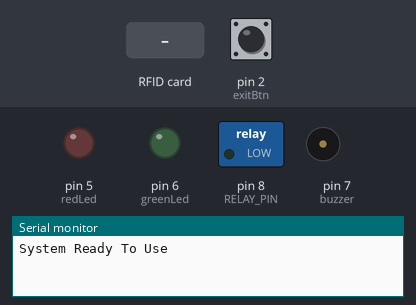
This sketch was run on a simulated Arduino Uno, built with avr-gcc and run on an emulated ATmega328P. Parts: switched loads named in the sketch (green lamp = pin HIGH), output pins drawn as LEDs (lit = HIGH), buzzer (waves = sounding, pin HIGH), the last lines printed to the serial monitor. The inputs (shaded band) are chosen by the test bench; at power-on: pin 2 (exitBtn) HIGH. Pins used as bus, display or sensor lines are not drawn.

Above: at 1.7 s.
1.8 s: pin 2 (exitBtn) pulled LOW for 0.3 s
At 2.8 s:
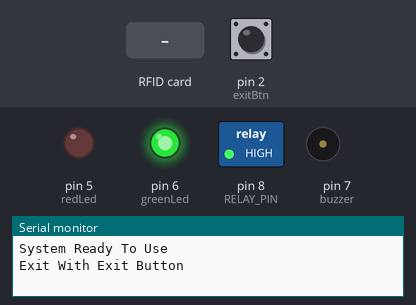
5.1 s: RFID card 5E 7A 19 C4 held to the reader
At 6.3 s:
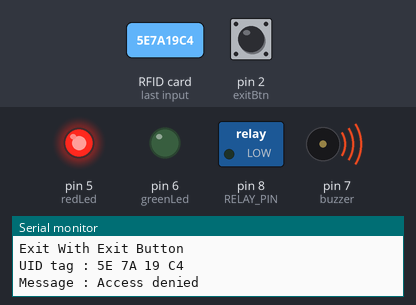
8.1 s: RFID card 42 85 0B 24 held to the reader
At 8.41 s:
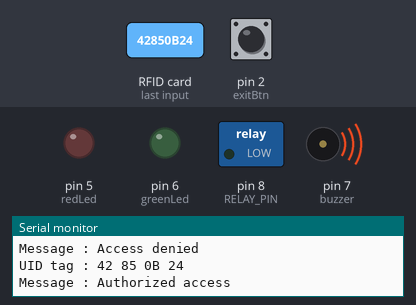
11.1 s: RFID card 81 69 B8 89 held to the reader
At 13.5 s:
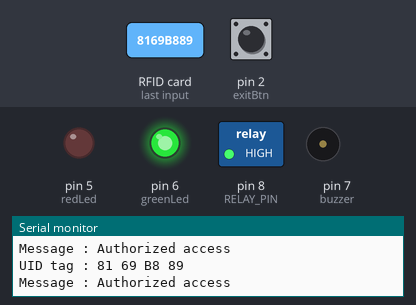
14.1 s: pin 2 (exitBtn) pulled LOW for 3.2 s
At 21.7 s:
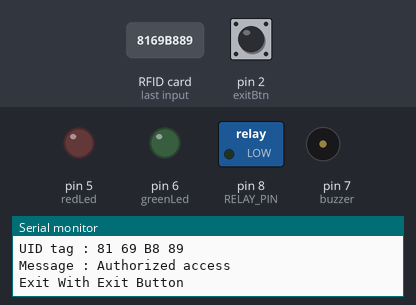
Timing chart, 0 to 22.2 s (numbered marks = the images above; inputs shaded):
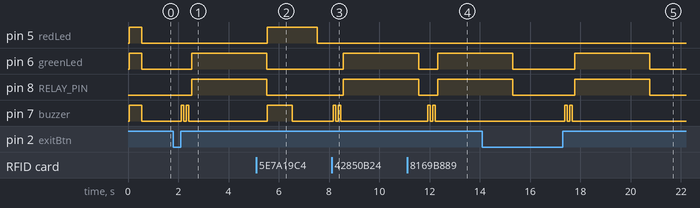

Measured:
- after the input at 1.8 s, pin 6 (greenLed), pin 8 (RELAY_PIN): LOW → HIGH after 0.73 s; pin 7 (buzzer): alternates HIGH for 0.10 s and LOW for 0.10 s, 4 changes in all, then stays LOW, starting after 0.33 s
- after the input at 5.1 s, pin 5 (redLed): LOW → HIGH after 0.43 s, → LOW 2.0 s later; pin 7 (buzzer): LOW → HIGH after 0.43 s, → LOW 1.0 s later
- after the input at 8.1 s, pin 6 (greenLed), pin 8 (RELAY_PIN): LOW → HIGH after 0.46 s; pin 7 (buzzer): alternates HIGH for 0.10 s and LOW for 0.10 s, 4 changes in all, then stays LOW, starting after 0.06 s
- after the input at 11.1 s, pin 7 (buzzer): alternates HIGH for 0.10 s and LOW for 0.10 s, 4 changes in all, then stays LOW, starting after 0.82 s
- after the input at 14.1 s, pin 7 (buzzer): alternates HIGH for 0.10 s and LOW for 0.10 s, 4 changes in all, then stays LOW, starting after 3.3 s

The sketch:

arduino_rfid_doorlock_access.ino
```cpp
#include <SPI.h>
#include <MFRC522.h>

#define SS_PIN 10  // Slave Select Pin (SS)
#define RST_PIN 9  // Reset Pin
#define RELAY_PIN 8  // Relay Control Pin (connected to D8)
#define buzzer 7 // Active HIGH Buzzer Pin (connected to D7)
#define greenLed 6 // Active HIGH Green LED Pin (connected to D6)
#define redLed 5 // Active HIGH Red LED Pin (connected to D5)
#define exitBtn 2 // Active LOW Exit Button Pin (connected to D5)

MFRC522 mfrc522(SS_PIN, RST_PIN);  // Create MFRC522 instance

unsigned long previousMillis = 0;
const unsigned long relayOpenTime = 3000; // 3 seconds

// Define an array of authorized card UIDs
String authorizedCards[] = {
  "42 85 0B 24",  // Add more UIDs as needed
  "81 69 B8 89",  // Second authorized card UID
  "E7 F9 0D 53"   // Third authorized card UID
};

void setup() {
  Serial.begin(115200);
  SPI.begin();   // Init SPI bus
  mfrc522.PCD_Init();  // Init MFRC522

  pinMode(RELAY_PIN, OUTPUT);
  pinMode(buzzer, OUTPUT);
  pinMode(redLed, OUTPUT);
  pinMode(greenLed, OUTPUT);
  pinMode(exitBtn, INPUT_PULLUP);

  digitalWrite(RELAY_PIN, 0); // Initialize the relay in the closed state
  digitalWrite(buzzer, 1);
  digitalWrite(redLed, 1);
  digitalWrite(greenLed, 1);
  delay(500);
  digitalWrite(buzzer, 0);
  digitalWrite(redLed, 0);
  digitalWrite(greenLed, 0);
  Serial.println("System Ready To Use");
}

void loop() {
  if (!digitalRead(exitBtn)) {
    while (!digitalRead(exitBtn)) {
      delay(100);
    }
    Serial.println("Exit With Exit Button");
    beep(2, 100, 100);
    digitalWrite(greenLed, 1);
    digitalWrite(RELAY_PIN, 1);
    delay(3000);
    digitalWrite(RELAY_PIN, 0);
    digitalWrite(greenLed, 0);
  }
  // Look for new cards
  if (mfrc522.PICC_IsNewCardPresent() && mfrc522.PICC_ReadCardSerial()) {
    // Print UID of the card
    Serial.print("UID tag :");
    String content = "";
    byte letter;
    for (byte i = 0; i < mfrc522.uid.size; i++) {
      Serial.print(mfrc522.uid.uidByte[i] < 0x10 ? " 0" : " ");
      Serial.print(mfrc522.uid.uidByte[i], HEX);
      content.concat(String(mfrc522.uid.uidByte[i] < 0x10 ? " 0" : " "));
      content.concat(String(mfrc522.uid.uidByte[i], HEX));
    }
    Serial.println();
    content.toUpperCase();
    content.trim();

    // Check if the scanned card UID is in the authorizedCards array
    bool isAuthorized = false;
    for (int i = 0; i < sizeof(authorizedCards) / sizeof(authorizedCards[0]); i++) {
      if (content == authorizedCards[i]) {
        isAuthorized = true;
        break;
      }
    }

    Serial.print("Message : ");
    if (isAuthorized) {
      Serial.println("Authorized access");
      beep(2, 100, 100);
      digitalWrite(greenLed, 1);
      digitalWrite(RELAY_PIN, 1);
      delay(3000);
      digitalWrite(RELAY_PIN, 0);
      digitalWrite(greenLed, 0);
    } else {
      Serial.println("Access denied");
      digitalWrite(redLed, 1);
      beep(1, 1000, 1000);
      digitalWrite(redLed, 0);
    }
    delay(100); // Delay a bit between readings to avoid card flickering
  }
  delay(250);
}

void beep(int a, int b, int c) {
  for (int i = 0; i < a; i++ ) {
    digitalWrite(buzzer, 1);
    delay(b);
    digitalWrite(buzzer, 0);
    delay(c);
  }
}
```
